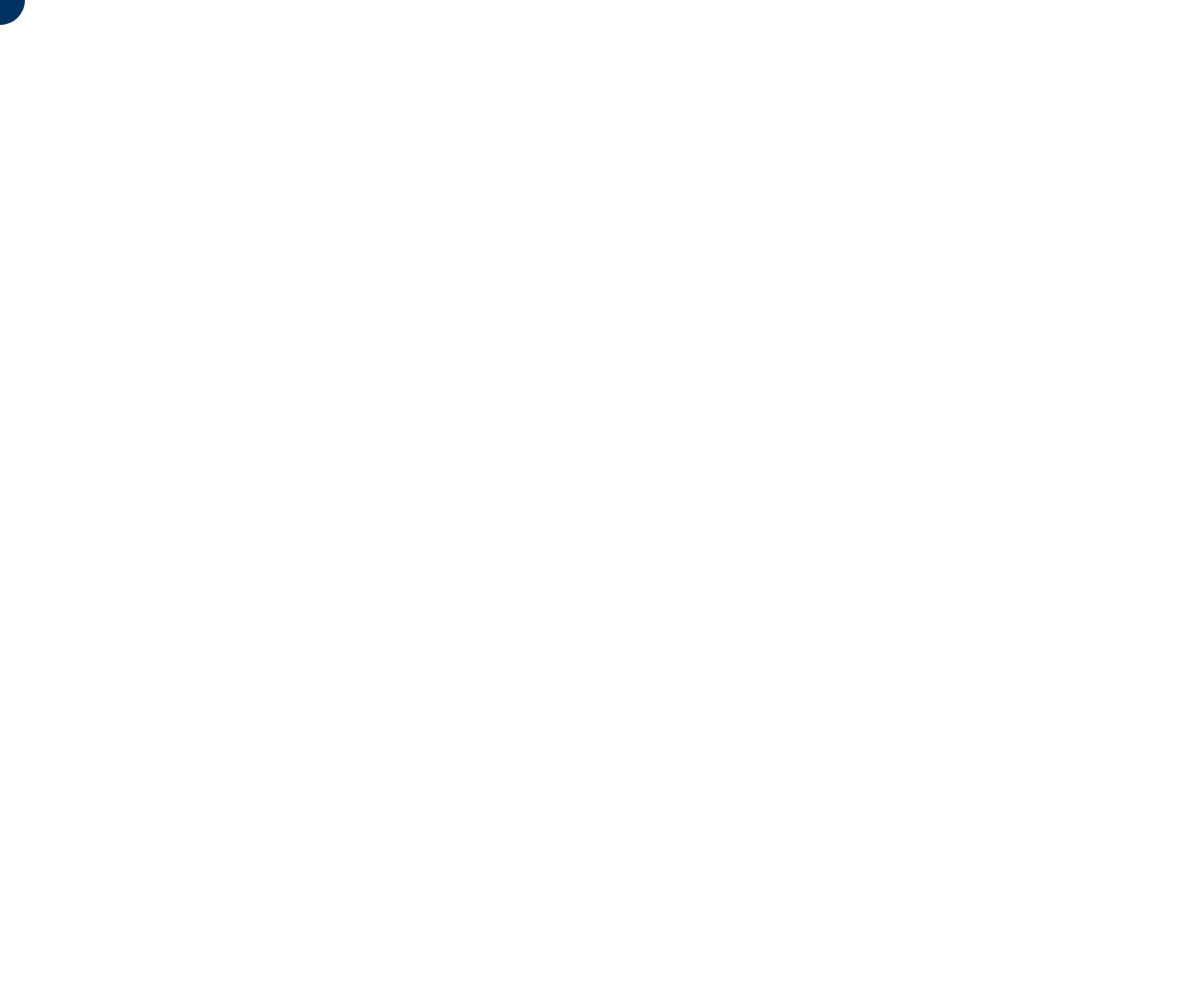
Frame 1 (no input)
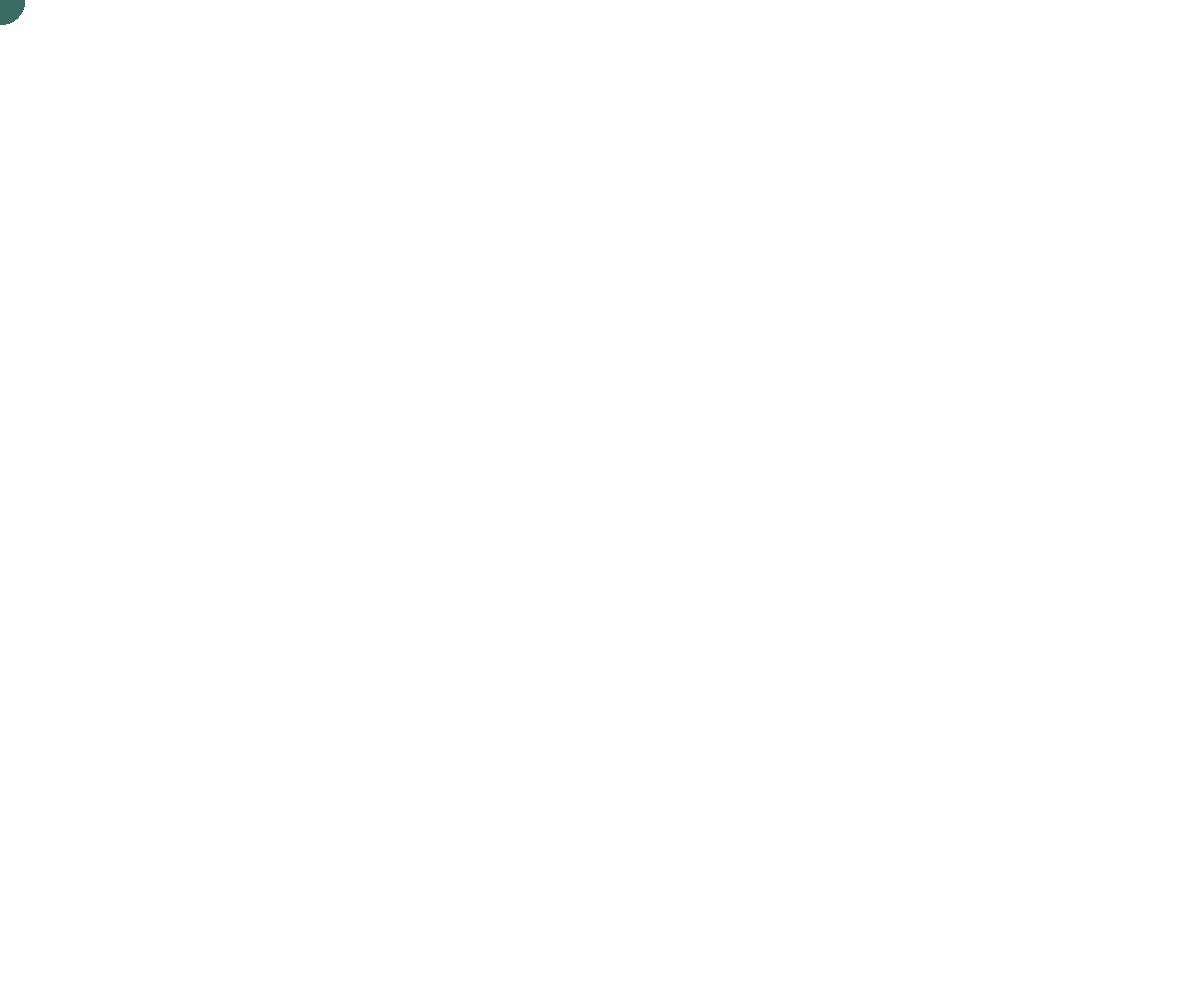
Frame 60 (no input)
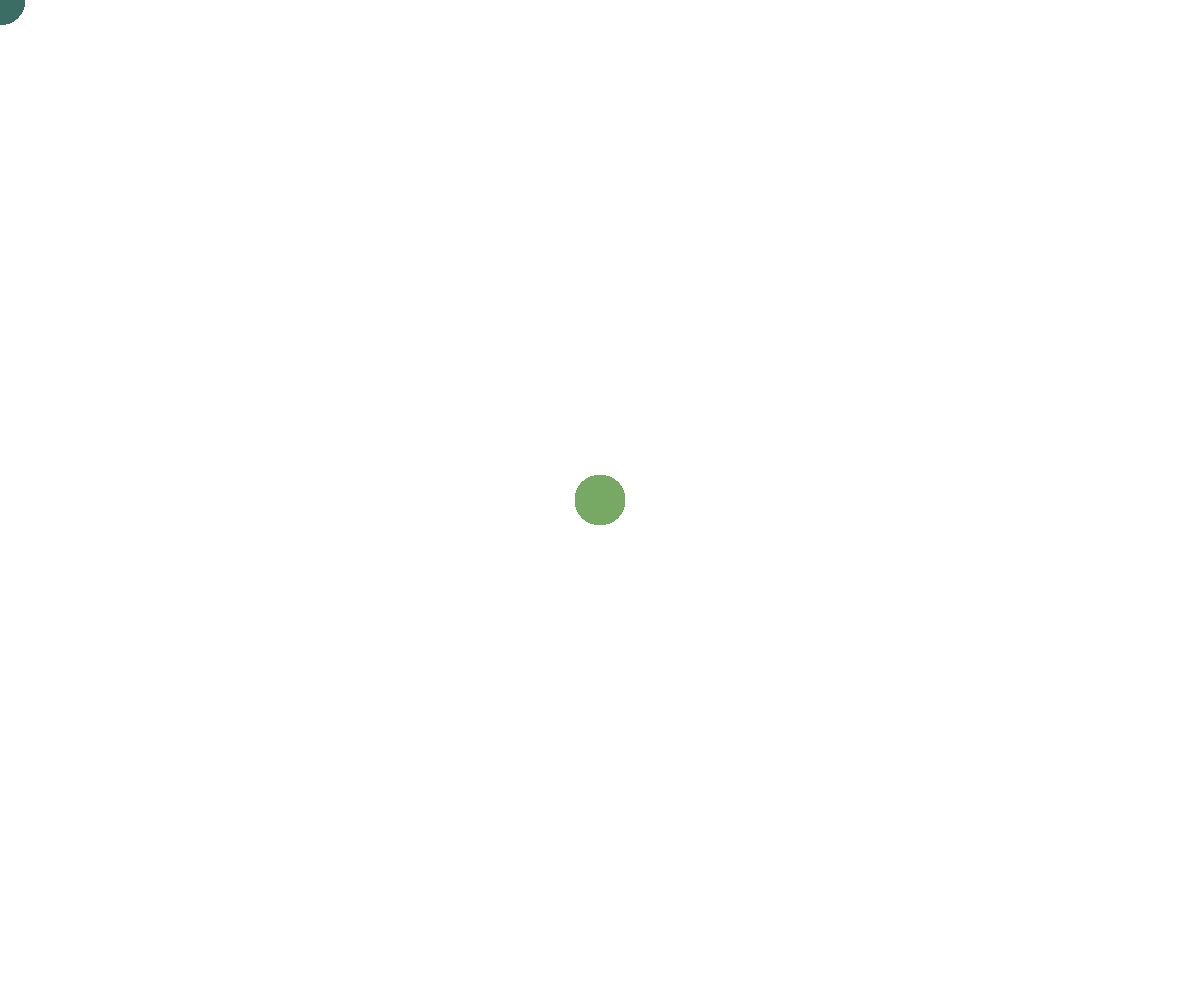
Frame 120 (the mouse pressed at the canvas centre since frame 60)

The p5.js sketch that drew these frames (run headless with seeded random() and noise() and a simulated clock; from frame 60 on, the mouse is pressed at the canvas centre):

// p5.js sketch
// ── sketch.js
// Project Title
// Your Name
// Date
//
// Extra for Experts:
// - describe what you did to take this project "above and beyond"

let redAmount = 0;
let redChangeAmount = 1;

let greenamount = 50;
let greenchange = 1;

let blueamount = 100;
let bluechange = 0;

function setup() {
  createCanvas(windowWidth, windowHeight);
  background(255);
}

function draw() { 
  fill(redAmount,greenamount,blueamount);
  noStroke();
  ellipse(mouseX, mouseY, 50, 50);
  redAmount += redChangeAmount;
  greenamount += greenchange;
  blueamount += bluechange;

  if (redAmount === 255){
    redChangeAmount *= -1;
  }
  if (redAmount === 0){
    redChangeAmount *= -1;
  }
  if (greenamount === 255){
    greenchange *= -1;
  }
  if (greenamount === 0){
    greenchange *= -1;
  }
  if (blueamount === 255){
    bluechange *= -1;
  }
  if (blueamount === 0){
    bluechange *= -1;
  }
}
